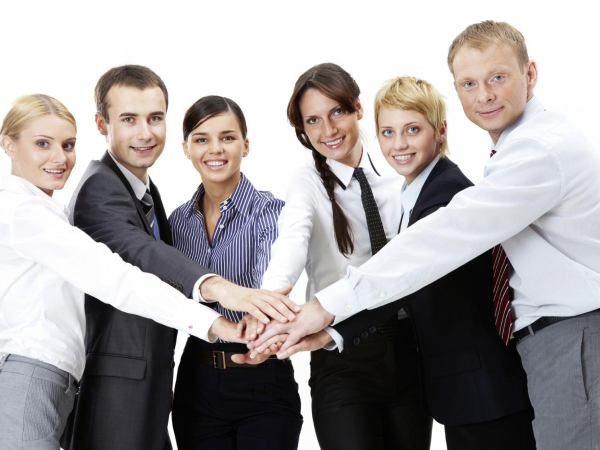
#> input picture Task5/resources/1.jpg, 1200 x 900 px (shown at 1/2 size); its folder holds 2 pictures in this run
$ python main.py
#> lines starting #> are read from the running program, lines starting #| are printed output that depends on the picture; after the words box and inside, x2 and y2 are one past the last pixel; in counts of white or black regions, pixels touching at a corner belong together
import cv2

# проход по всем изображениям
for number in range(1, 4):
    image = cv2.imread("resources/{}.jpg".format(number))
#> image is the input picture: shape (900, 1200, 3); mean B, G, R 159, 158.6, 163.2

    # приведение изображения к ЧБ
    image_gray = cv2.cvtColor(image, cv2.COLOR_BGR2GRAY)
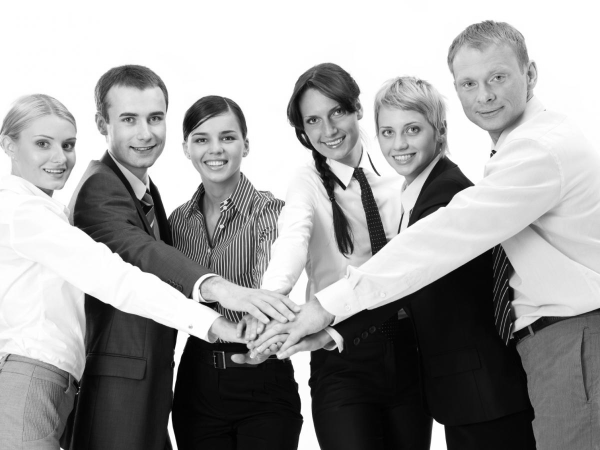
#> image_gray: shape (900, 1200) (shown at 1/2 size); min 0, max 255, mean 160

    # распознаватель лиц (каскад Хаара)
    face_cascade = cv2.CascadeClassifier("resources/haar.xml")

    # обнаружение лиц на изображении
    faces = face_cascade.detectMultiScale(image_gray, minSize=(70, 70), minNeighbors=12)
#> faces = [[591, 194, 115, 115], [740, 217, 121, 121], [368, 229, 125, 125], [210, 182, 148, 148], [889, 107, 150, 150], [39, 234, 143, 143]]

    print("Фотография №{}. Обнаружено лиц:".format(number), len(faces))
#| Фотография №1. Обнаружено лиц: 6

    # обводка обнаруженных лиц и сохранение изображений
    for x, y, width, height in faces:
        cv2.rectangle(image, (x, y), (x + width, y + height), color=(0, 255, 0), thickness=3)
        cv2.imwrite("{}_result.jpg".format(number), image)
#> this loop made 6 passes
#> pass 1, `cv2.imwrite("{}_result.jpg".format(number), image)`:
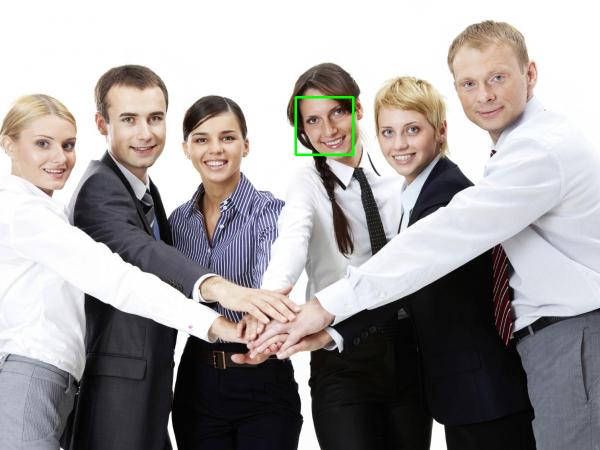
#> saved as 1_result.jpg: shape (900, 1200, 3) (shown at 1/2 size); mean B, G, R 158.8, 158.9, 162.9
#> pass 2, `cv2.imwrite("{}_result.jpg".format(number), image)`:
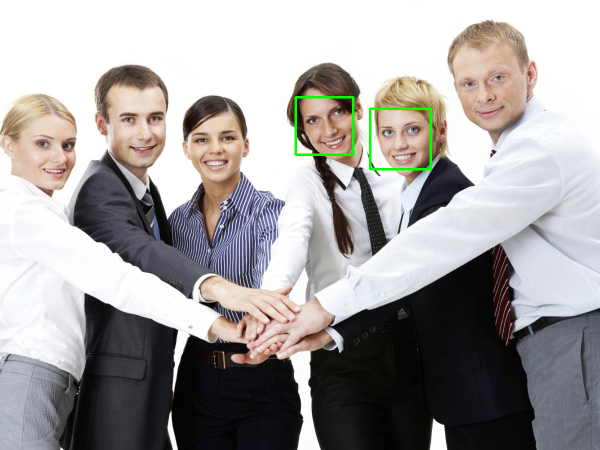
#> saved as 1_result.jpg: shape (900, 1200, 3) (shown at 1/2 size); mean B, G, R 158.4, 159.1, 162.5
#> after the loop:
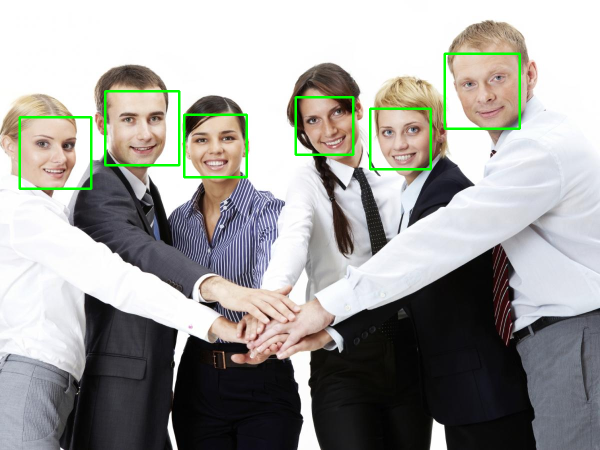
#> image: shape (900, 1200, 3) (shown at 1/2 size); 1.48% of pixels changed, all inside (x1, y1, x2, y2) = (37, 105, 1042, 380)
#> pass 2 of the loop `for number in range(1, 4):`:
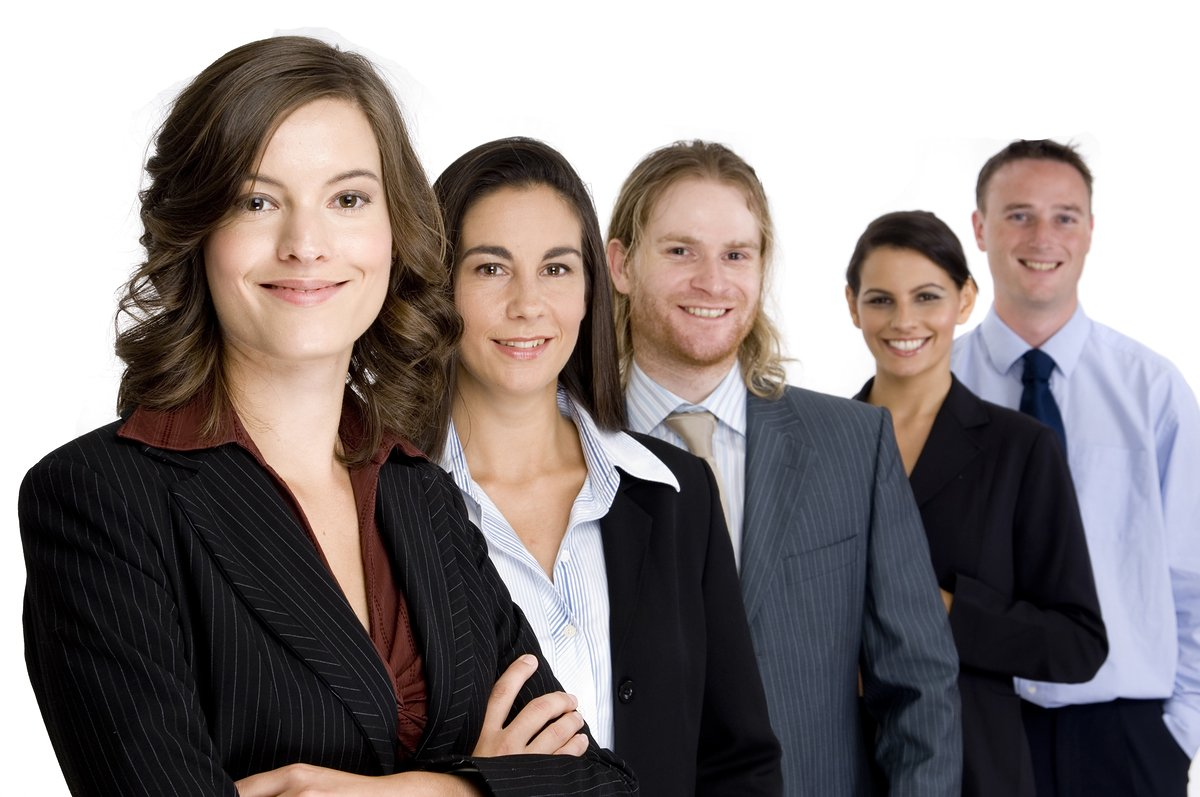
#> input picture Task5/resources/2.jpg, 1200 x 797 px
#> image is the input picture: shape (797, 1200, 3); mean B, G, R 130.1, 130.9, 139.1
#> `image_gray = cv2.cvtColor(image, cv2.COLOR_BGR2GRAY)`:
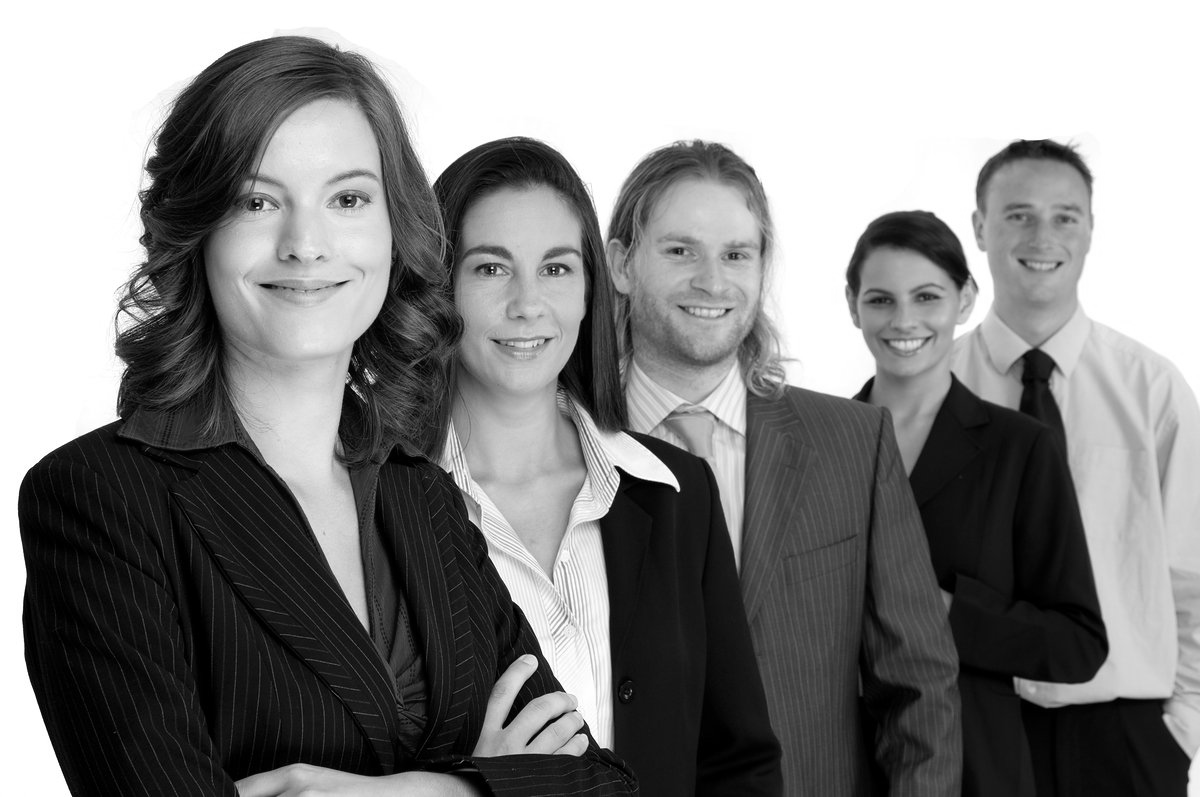
#> image_gray: shape (797, 1200); min 0, max 255, mean 133.2
#> faces = [[845, 255, 115, 115], [982, 172, 120, 120], [440, 202, 171, 171], [634, 197, 146, 146], [198, 118, 219, 219]]
#| Фотография №2. Обнаружено лиц: 5
#> the loop `for x, y, width, height in faces:` made 5 passes
#> after the loop `for x, y, width, height in faces:`:
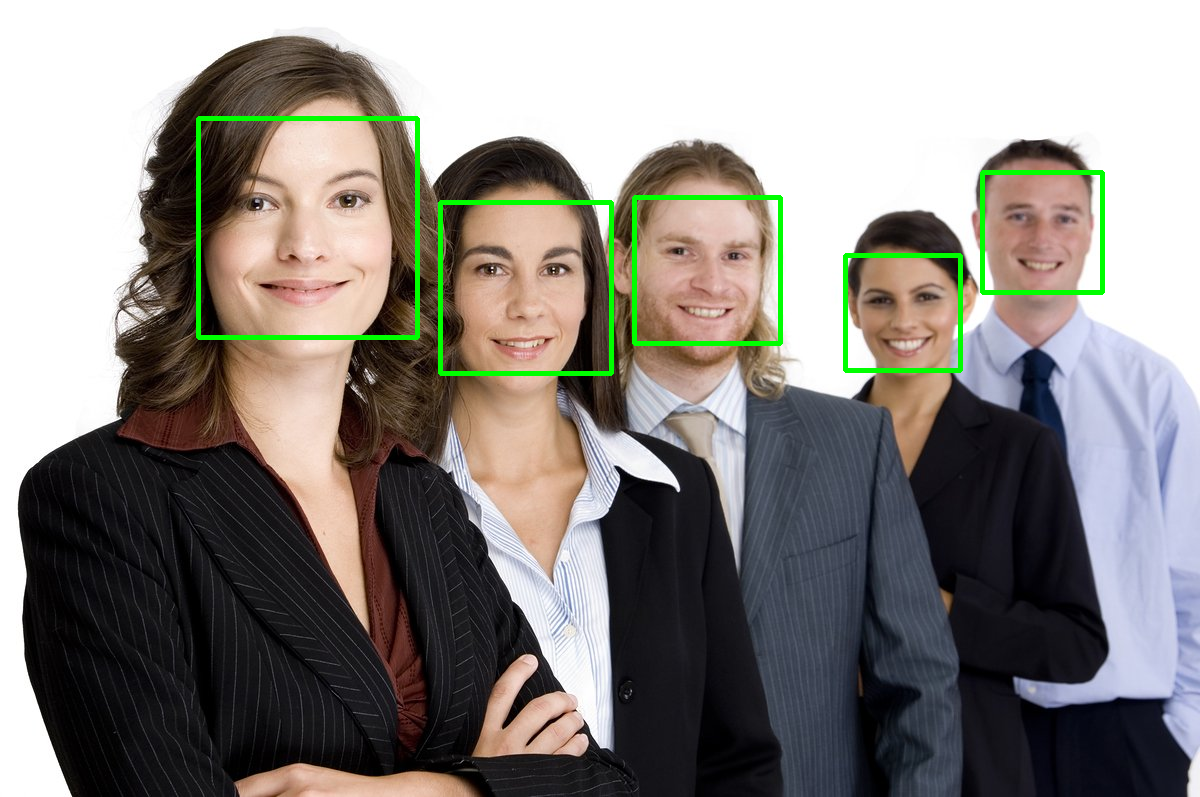
#> image: shape (797, 1200, 3); 1.61% of pixels changed, all inside (x1, y1, x2, y2) = (196, 116, 1105, 376)
#> (the run stopped early here; a loop or call above may not have finished)
